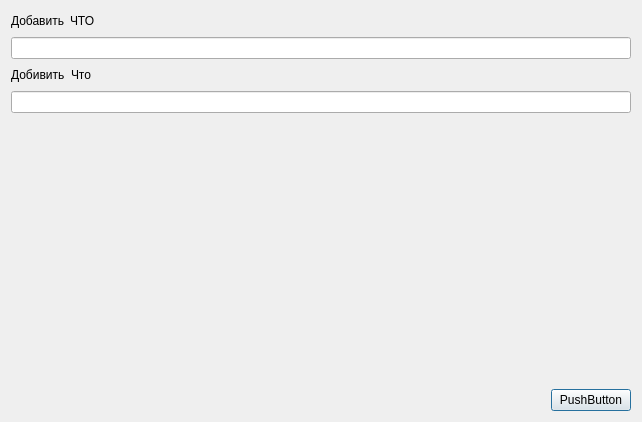
<?xml version="1.0" encoding="UTF-8"?>
<ui version="4.0">
 <class>AddVariants</class>
 <widget class="QDialog" name="AddVariants">
  <property name="geometry">
   <rect>
    <x>0</x>
    <y>0</y>
    <width>642</width>
    <height>422</height>
   </rect>
  </property>
  <property name="windowTitle">
   <string>Dialog</string>
  </property>
  <layout class="QVBoxLayout" name="verticalLayout">
   <item>
    <layout class="QHBoxLayout" name="horizontalLayout">
     <item>
      <widget class="QLabel" name="label">
       <property name="text">
        <string>Добавить</string>
       </property>
      </widget>
     </item>
     <item>
      <widget class="QLabel" name="label_2">
       <property name="text">
        <string>ЧТО</string>
       </property>
      </widget>
     </item>
     <item>
      <spacer name="horizontalSpacer">
       <property name="orientation">
        <enum>Qt::Horizontal</enum>
       </property>
       <property name="sizeHint" stdset="0">
        <size>
         <width>40</width>
         <height>20</height>
        </size>
       </property>
      </spacer>
     </item>
    </layout>
   </item>
   <item>
    <widget class="QLineEdit" name="lineEdit"/>
   </item>
   <item>
    <layout class="QHBoxLayout" name="horizontalLayout_2">
     <item>
      <widget class="QLabel" name="label_3">
       <property name="text">
        <string>Добивить</string>
       </property>
      </widget>
     </item>
     <item>
      <widget class="QLabel" name="label_4">
       <property name="text">
        <string>Что</string>
       </property>
      </widget>
     </item>
     <item>
      <spacer name="horizontalSpacer_3">
       <property name="orientation">
        <enum>Qt::Horizontal</enum>
       </property>
       <property name="sizeHint" stdset="0">
        <size>
         <width>40</width>
         <height>20</height>
        </size>
       </property>
      </spacer>
     </item>
    </layout>
   </item>
   <item>
    <widget class="QLineEdit" name="lineEdit_2"/>
   </item>
   <item>
    <spacer name="verticalSpacer">
     <property name="orientation">
      <enum>Qt::Vertical</enum>
     </property>
     <property name="sizeHint" stdset="0">
      <size>
       <width>20</width>
       <height>40</height>
      </size>
     </property>
    </spacer>
   </item>
   <item>
    <layout class="QHBoxLayout" name="horizontalLayout_3">
     <item>
      <spacer name="horizontalSpacer_2">
       <property name="orientation">
        <enum>Qt::Horizontal</enum>
       </property>
       <property name="sizeHint" stdset="0">
        <size>
         <width>40</width>
         <height>20</height>
        </size>
       </property>
      </spacer>
     </item>
     <item>
      <widget class="QPushButton" name="pushButton">
       <property name="text">
        <string>PushButton</string>
       </property>
      </widget>
     </item>
    </layout>
   </item>
  </layout>
 </widget>
 <resources/>
 <connections/>
</ui>
